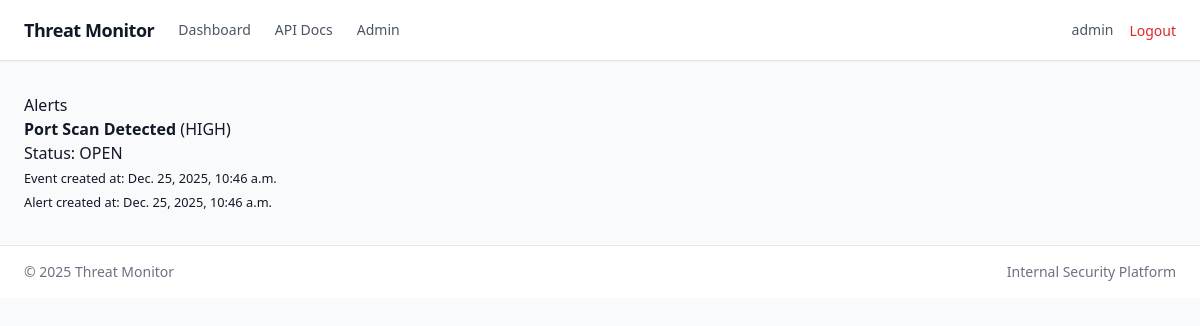
The app's page / (signed in), older data.
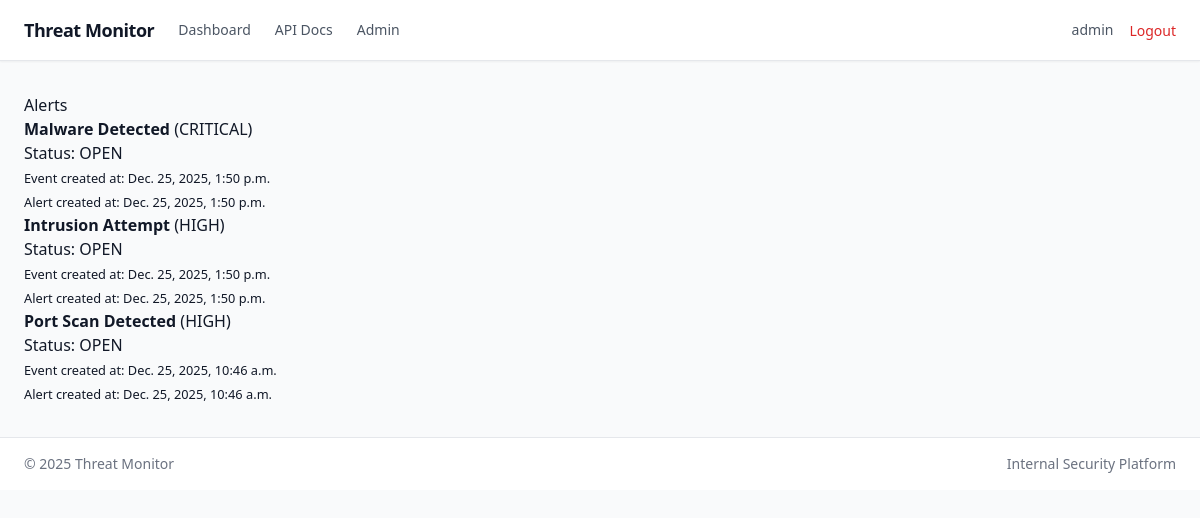
The same page, newer data.
### alerts/models.py (models this page shows)
class Alert(models.Model):
    event = models.OneToOneField(
        ThreatEvent, on_delete=models.CASCADE, related_name="alert"
    )
    status = models.CharField(
        max_length=20,
        choices=AlertStatus.choices,
        default=AlertStatus.OPEN,
        db_index=True,
    )
    created_at = models.DateTimeField(auto_now_add=True)
    class Meta:
        ordering = ["-created_at"]
        indexes = [
            models.Index(fields=["status"]),
        ]
    def __str__(self):
        return f"Alert [{self.status}] for Event {self.event.id}"

### threats/models.py (models this page shows, shortened)
class ThreatEvent(models.Model):
    source_name = models.CharField(max_length=255)
    event_type = models.CharField(max_length=100)
    severity = models.CharField(
        max_length=20, choices=EventSeverity.choices, db_index=True
    )
    description = models.TextField()
    created_at = models.DateTimeField(auto_now_add=True)
    class Meta:
        ordering = ["-created_at"]
        indexes = [
            models.Index(fields=["severity"]),
            models.Index(fields=["created_at"]),
        ]

### users/decoraters.py (the view)
    def _wrapped_view(request, *args, **kwargs):
        user = request.user
        if not user.is_authenticated:
            return redirect("login")
        if not hasattr(user, "profile"):
            raise PermissionDenied
        if user.profile.role not in ["ADMIN", "ANALYST"]:
            raise PermissionDenied
        return view_func(request, *args, **kwargs)

### api/home_views.py (called while the page is built)
@admin_required
def alert_list_view(request):
    alerts = Alert.objects.select_related("event").order_by("-created_at")
    context = {
        "alerts": alerts,
    }
    print(alerts)
    return render(request, "alerts/list.html", context)

### users/decoraters.py (called while the page is built)
def admin_required(view_func):
    def _wrapped_view(request, *args, **kwargs):
        user = request.user
        if not user.is_authenticated:
            return redirect("login")
        if not hasattr(user, "profile"):
            raise PermissionDenied
        if user.profile.role not in ["ADMIN", "ANALYST"]:
            raise PermissionDenied
        return view_func(request, *args, **kwargs)
    return _wrapped_view

### templates/alerts/list.html (shortened to what this page needs)
{% extends "base.html" %}
{% block content %}
<h1>Alerts</h1>
<ul>
    {% for alert in alerts %}
        <li>
            <strong>{{ alert.event.event_type }}</strong>
            ({{ alert.event.severity }})<br>
            Status: {{ alert.status }}<br>
            <small>
                Event created at: {{ alert.event.created_at }}<br>
                Alert created at: {{ alert.created_at }}
            </small>
        </li>
    {% empty %}
        <li>No alerts found.</li>
    {% endfor %}
</ul>
{% endblock %}

### templates/base.html (shortened to what this page needs)
{% load static %}
<!DOCTYPE html>
<html lang="en" class="h-full">
<head>
    <script src="https://cdn.tailwindcss.com"></script>
</head>
<body class="h-full bg-gray-50 text-gray-900">
<header class="bg-white border-b shadow-sm">
    <nav class="max-w-7xl mx-auto px-6 py-4 flex items-center justify-between">
        <div class="flex items-center space-x-6">
            <span class="text-lg font-semibold tracking-tight">
                Threat Monitor
            </span>
            {% if user.is_authenticated %}
                <a
                    href="/"
                    class="text-sm text-gray-600 hover:text-gray-900"
                >
                    Dashboard
                </a>
                <a
                    href="/api/docs/"
                    target="_blank"
                    class="text-sm text-gray-600 hover:text-gray-900"
                >
                    API Docs
                </a>
                {% if user.is_staff %}
                    <a
                        href="/admin/"
                        target="_blank"
                        class="text-sm text-gray-600 hover:text-gray-900"
                    >
                        Admin
                    </a>
                {% endif %}
            {% endif %}
        </div>
        <div class="flex items-center space-x-4">
            {% if user.is_authenticated %}
                <span class="text-sm text-gray-600">
                    {{ user.username }}
                </span>
                <form
                    method="post"
                    action="{% url 'logout' %}"
                    class="inline"
                >
                    <button
                        type="submit"
                        class="text-sm font-medium text-red-600 hover:text-red-700"
                    >
                        Logout
                    </button>
                </form>
            {% endif %}
        </div>
    </nav>
</header>
<main class="max-w-7xl mx-auto px-6 py-8">
    {% block content %}{% endblock %}
</main>
<footer class="border-t bg-white">
    <div class="max-w-7xl mx-auto px-6 py-4 text-sm text-gray-500 flex justify-between">
        <span>
            &copy; {% now "Y" %} Threat Monitor
        </span>
        <span>
            Internal Security Platform
        </span>
    </div>
</footer>
</body>
</html>

Row changes from the older to the newer data that the page shows:
added Alert: event.event_type "Malware Detected", event.severity "CRITICAL", status "OPEN", event.created_at "Dec. 25, 2025, 1:50 p.m.", created_at "Dec. 25, 2025, 1:50 p.m."
added Alert: event.event_type "Intrusion Attempt", event.severity "HIGH", status "OPEN", event.created_at "Dec. 25, 2025, 1:50 p.m.", created_at "Dec. 25, 2025, 1:50 p.m."
